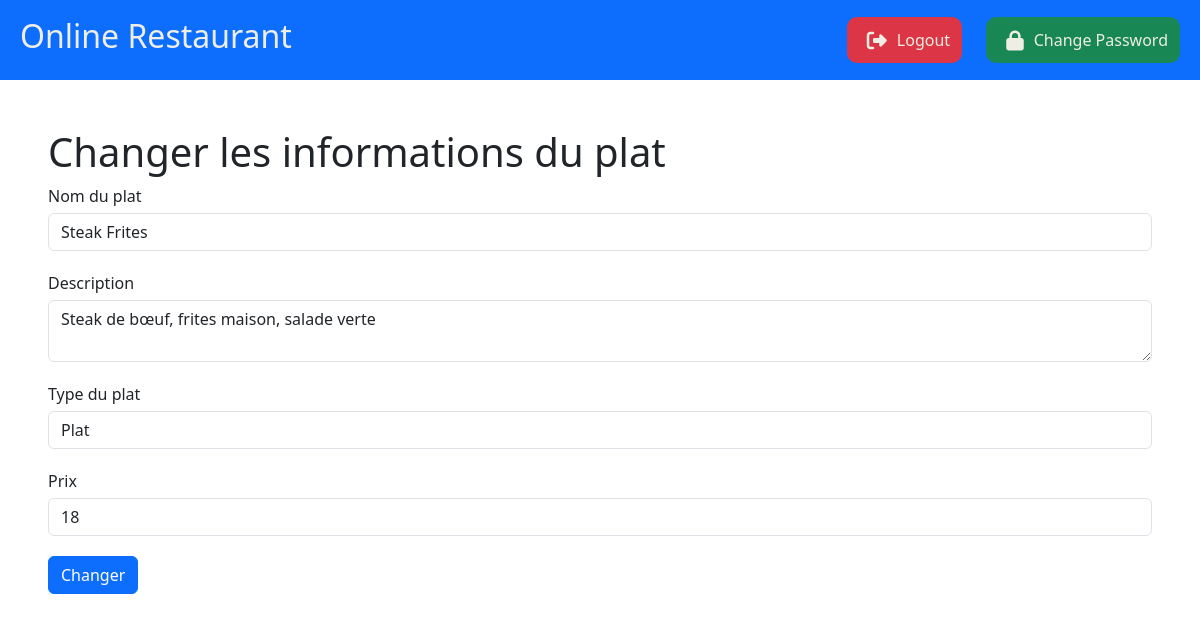
Page /adminPages/changer-plat.php?id=2 (signed in) on the committed database.
### tables this page shows
CREATE TABLE IF NOT EXISTS `plats` (
  `pid` int NOT NULL AUTO_INCREMENT,
  `pname` varchar(100) NOT NULL,
  `ptype` varchar(50) NOT NULL,
  `pdescription` varchar(100) DEFAULT NULL,
  `price` float NOT NULL,
  PRIMARY KEY (`pid`),
  UNIQUE KEY `pname` (`pname`)
);

### adminPages/changer-plat.php (the view, shortened to what this page needs)
<?php
require_once '../include/db-connect.php';
if (isset($_GET["id"])) {
    ?>
<!doctype html>
<html lang="en">
<head>
    <link rel="stylesheet" href="https://stackpath.bootstrapcdn.com/font-awesome/4.7.0/css/font-awesome.min.css">
    <link href="https://cdn.jsdelivr.net/npm/bootstrap@5.3.0-alpha3/dist/css/bootstrap.min.css" rel="stylesheet">
    <link rel="stylesheet" href="https://cdnjs.cloudflare.com/ajax/libs/font-awesome/6.3.0/css/all.min.css" />
    <link rel="stylesheet" href="../Style/style2.css">
</head>
<body>
    <div class="header sticky-top bg-primary mb-5">
        <h2 class="title">Online Restaurant</h2>
        <div>
            <a href="../login-register-Pages/logout.php" class="bg-danger"><i class="fa-solid fa-right-from-bracket fa-lg"></i>Logout</a>
            <a href="../login-register-Pages/change-password.php" class="bg-success"><i class="fa-solid fa-lock fa-lg"></i>Change Password</a>
        </div>
    </div>
    <div class="ps-5 pe-5">
        <h1>Changer les informations du plat</h1>
        <form method="post" action="">
            <?php
            $id_plat = $_GET["id"];
            $result = $db->query("SELECT * FROM plats WHERE pid = '$id_plat'");
            if ($result->num_rows > 0) {
                $row = $result->fetch_assoc();
                $nom_plat = $row["pname"];
                $desc_plat = $row["pdescription"];
                $prix = $row["price"];
            }
            else {
                echo "Ce plat n'existe pas!";
                exit();
            }
            ?>
            <div class="form-group">
                <label for="nom">Nom du plat</label>
                <input required type="text" class="form-control" id="nom" name="nom" value="<?php echo $nom_plat; ?>">
            </div>
            <div class="form-group">
                <label for="description">Description</label>
                <textarea class="form-control" id="description" name="desc"><?php echo $desc_plat; ?></textarea>
            </div>
            <div class="form-group">
                <label for="type">Type du plat</label>
                <select class="form-control" name="type" id="type">
                    <option value="plat">Plat</option>
                </select>
            </div>
            <div class="form-group">
                <label for="prix">Prix</label>
                <input required type="number" class="form-control" id="prix" step="0.01" name="prix" value="<?php echo $prix; ?>">
            </div>
            <button type="submit" class="btn btn-primary">Changer</button>
        </form>
    </div>
</body>
</html>
<?php } ?>

### Style/style2.css (style rules this page uses)
.header { height:80px; display: flex; align-items: center; color: #eeeee4; justify-content: space-between; padding-left: 20px; padding-right: 20px; margin-bottom: 70px; }
i { margin-right: 10px; margin-left: 20px; }
.header > div > a { background-color: black; padding: 12px; padding-left: 0px; color: #eeeee4; border-radius: 10px; border: 0; margin-left: 20px; text-decoration: none; }

### adminPages/changer-plat.php (style rules this page uses)
.form-group { margin-bottom: 20px; }
label { margin-bottom: 5px; }

### rows in the picture
plats: nom "Steak Frites", desc "Steak de bœuf, frites maison, salade verte", prix "18"
